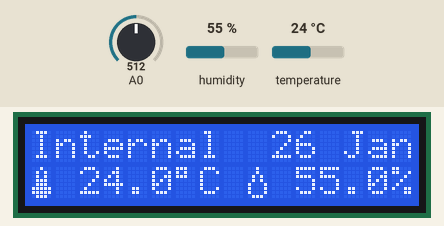
The sketch below on a simulated Arduino Uno, built with avr-gcc and run on an emulated ATmega328P. Parts: 16×2 character LCD. The test bench sets the inputs (shaded band); at power-on: A0 = 512, temperature 24 °C, humidity 55 %. What the sketch prints to the serial monitor is not drawn.

Above: at 6.7 s.
6.8 s: A0 set to 5
At 7.8 s:
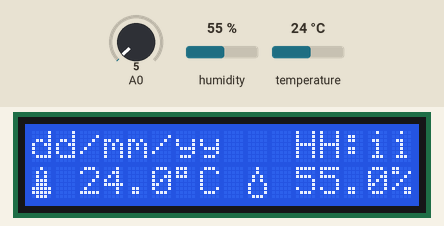
8.4 s: A0 set to 716
At 8.87 s:
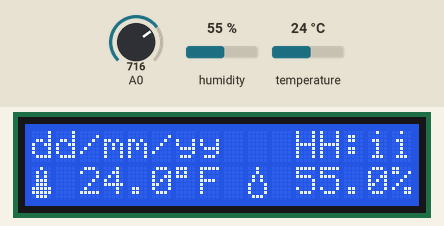
11.4 s: temperature set to 41 °C
At 11.69 s:
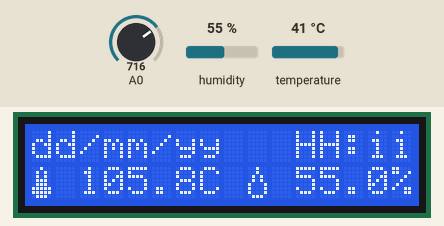
14.4 s: humidity set to 22 %
At 14.83 s:
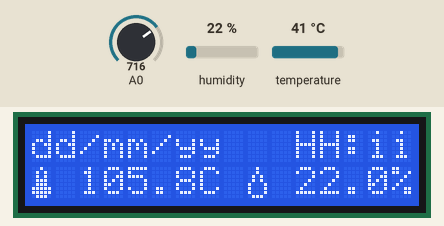
16.1 s: A0 set to 839
19.1 s: A0 set to 867
At 20.7 s:
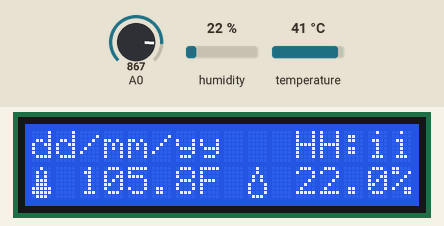

The sketch:

WEv1.ino
```cpp
/*
 * Author: José Antonio García (@jagarciavi)
 * Version: MEv1 v0.1 build 68
 */

 /*
  * Used libraries: LiquidCrystal Built-In, DHT sensor library, Adafruit Unified Sensor and Adafruit DHT Unified
  * Used examples: HelloWorld (LiquidCrystal) and DHT_Unified_Sensor (Adafruit DHT Unified).
  */

/*
 *  Symbols from http://www.instructables.com/id/Clock-with-termometer-using-Arduino-i2c-16x2-lcd-D/
 *  Internal temp code from http://www.luisllamas.es/2015/09/usar-el-sensor-de-temperatura-interno-de-arduino/
 *  Button select code from http://www.dfrobot.com/wiki/index.php?title=Arduino_LCD_KeyPad_Shield_(SKU:_DFR0009)#Example_use_of_LiquidCrystal_library
 *  Thanks to Timofte Andrei, Luis Llamas, Arduino, DFRobot and Adafruit.
 */

#include <LiquidCrystal.h>
#include <DHT.h>
#include <DHT_U.h>

int lcd_key     = 0;
int adc_key_in  = 0;
#define btnRIGHT  0
#define btnUP     1
#define btnDOWN   2
#define btnLEFT   3
#define btnSELECT 4
#define btnNONE   5
#define DHTPIN    2
#define DHTTYPE   DHT22


byte term[8] = {
  B00100,
  B01010,
  B01010,
  B01110,
  B01110,
  B11111,
  B11111,
  B01110
};

byte drop[8] = //icon for water droplet
{
  B00100,
  B00100,
  B01010,
  B01010,
  B10001,
  B10001,
  B10001,
  B01110,
};

byte all[8] = {
  B11111,
  B11111,
  B11111,
  B11111,
  B11111,
  B11111,
  B11111,
  B11111
};

LiquidCrystal lcd(8, 9, 4, 5, 6, 7);
DHT_Unified dht(DHTPIN, DHTTYPE);

uint32_t delayMS;

float temp = 0.0 / 0.0;
float hum = 0.0 / 0.0;

String ver = "v0.1 b68";
String hour = "HH:ii";
String date = "dd/mm/yy";
String sdate = "26 Jan";

boolean celsius = true;
boolean internal = false;
boolean checkTime = false;

void setup() {
  Serial.begin(9600);
  dht.begin();
  sensor_t sensor;
  delayMS = sensor.min_delay / 1000;
  lcd.begin(16, 2);
  lcd.clear();
  printIntro();
}

void loop() {
  if (checkTime) {
    printTime();
  } else {
    printType();
  }
  drawTerm();
  drawDrop();
  if (internal) {
    temp = (float) getIntTemp();
    hum = 0 / 0.0;
  } else {
    temp = getExtTemp();
    hum = getExtHum();
  }
  printTemp(temp);
  printHum(hum);
  lcd_key = read_LCD_buttons();
  if (lcd_key == btnSELECT) {
    /*lcd.clear();
      lcd.setCursor(6, 0);
      lcd.print("MENU");
      lcd.setCursor(0, 1);
      lcd.print("<");
      lcd.setCursor(15,1);
      lcd.print(">");
      delay(5000);
      lcd.clear();*/
    if (celsius) {
      lcd.setCursor(7, 1);
      lcd.print("F");
      celsius = false;
    } else {
      lcd.setCursor(7, 1);
      lcd.print("C");
      celsius = true;
    }
  } else if (lcd_key == btnLEFT) {
    if (internal) {
      internal = false;
    } else {
      internal = true;
    }
  } else if (lcd_key == btnRIGHT) {
    if (checkTime) {
      checkTime = false;
    } else {
      checkTime = true;
    }
  }
  delay(30);
}

void printIntro() {
  lcd.clear();
  lcd.setCursor(0, 0);
  lcd.print("WEv1 station (");
  lcd.print((char)226);
  lcd.print(")");
  lcd.setCursor(0, 1);
  lcd.print("Version ");
  lcd.print(ver);
  delay(4000);
  lcd.setCursor(0, 1);
  lcd.print("                   ");
  for (int i = 0; i < 15; i++) {
    lcd.createChar(2, all);
    lcd.setCursor(i, 1);
    lcd.write((byte)2);
    delay(100);
  }
  lcd.clear();
}

void printType() {
  lcd.setCursor(0, 0);
  if (internal) {
    lcd.print("Internal");
  } else {
    lcd.print("External");
  }
  lcd.setCursor(10, 0);
  lcd.print(sdate);
}

void printTime() {
  lcd.setCursor(0, 0);
  lcd.print("               ");
  lcd.setCursor(0, 0);
  lcd.print(date);
  lcd.setCursor(11, 0);
  lcd.print(hour);
}

void drawTerm() {
  lcd.createChar(0, term);
  lcd.setCursor(0, 1);
  lcd.write((byte)0);
}

void drawDrop() {
  lcd.createChar(1, drop);
  lcd.setCursor(9, 1);
  lcd.write((byte)1);
}

void printTemp(float t) {
  lcd.setCursor(2, 1);

  if (!celsius) t = (t * 9) / 5 + 32;

  if (!isnan(t)) {
    lcd.print(t, 1);
  } else {
    lcd.print("----");
  }
  lcd.print((char)223);
  if (celsius) {
    lcd.setCursor(7, 1);
    lcd.print("C");
  } else {
    lcd.setCursor(7, 1);
    lcd.print("F");
  }
}

void printHum(float h) {
  lcd.setCursor(11, 1);
  if (!isnan(h)) {
    if (h == 0) {
      lcd.print(h, 2);
    } else {
      lcd.print(h, 1);
    }
  } else {
    lcd.print("----");
  }
  lcd.print("%");
}

double getIntTemp(void)
{
  unsigned int wADC;
  double t;

  ADMUX = (_BV(REFS1) | _BV(REFS0) | _BV(MUX3));
  ADCSRA |= _BV(ADEN);
  delay(20);
  ADCSRA |= _BV(ADSC);
  while (bit_is_set(ADCSRA, ADSC));
  wADC = ADCW;

  // Esto es la función a calibrar.
  t = (wADC - 324.31 ) / 1.22;
  delay(100);
  return (t);
}

float getExtTemp() {
  //delay(delayMS);
  sensors_event_t event;
  dht.temperature().getEvent(&event);
  if (isnan(event.temperature)) {
    Serial.println("Error reading temperature!");
  }
  else {
    Serial.print("Temperature: ");
    Serial.print(event.temperature);
    Serial.println(" *C");
  }
  return event.temperature;
}

float getExtHum() {
  //delay(delayMS);
  sensors_event_t event;
  dht.humidity().getEvent(&event);
  if (isnan(event.relative_humidity)) {
    Serial.println("Error reading humidity!");
  }
  else {
    Serial.print("Humidity: ");
    Serial.print(event.relative_humidity);
    Serial.println("%");
  }
  return event.relative_humidity;
}

int read_LCD_buttons()
{
  adc_key_in = analogRead(0);      // read the value from the sensor
  // my buttons when read are centered at these valies: 0, 144, 329, 504, 741
  // we add approx 50 to those values and check to see if we are close
  if (adc_key_in > 1000) return btnNONE; // We make this the 1st option for speed reasons since it will be the most likely result
  // For V1.1 us this threshold
  if (adc_key_in < 50)   return btnRIGHT;
  if (adc_key_in < 250)  return btnUP;
  if (adc_key_in < 450)  return btnDOWN;
  if (adc_key_in < 650)  return btnLEFT;
  if (adc_key_in < 850)  return btnSELECT;

  // For V1.0 comment the other threshold and use the one below:
  /*
    if (adc_key_in < 50)   return btnRIGHT;
    if (adc_key_in < 195)  return btnUP;
    if (adc_key_in < 380)  return btnDOWN;
    if (adc_key_in < 555)  return btnLEFT;
    if (adc_key_in < 790)  return btnSELECT;
  */


  return btnNONE;  // when all others fail, return this...
}
```

Measured:
- the behaviour switches between 849 and 850 on A0 (found by bisection; images 4 and 5)
- after the input at 6.8 s, the display: changes at once (image 1)
- after the input at 8.4 s, the display: changes after 0.32 s (image 2)
- after the input at 11.4 s, the display: changes after 0.14 s (image 3)
- after the input at 14.4 s, the display: changes after 0.28 s (image 4)
- after the input at 19.1 s, the display: changes after 0.29 s (image 5)
